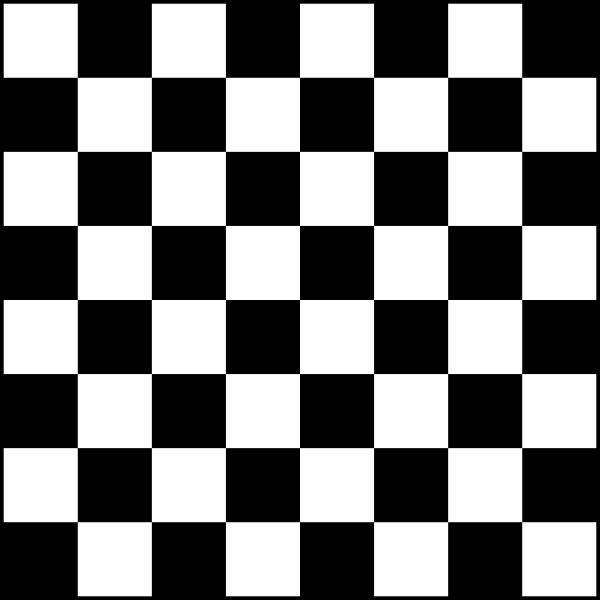
#> input picture tim-tutorial OPENCV/chessboard.png, 1200 x 1200 px, found by its file name (shown at 1/2 size)
$ python tutorial6.py
#> lines starting #> are read from the running program, lines starting #| are printed output that depends on the picture; after the words box and inside, x2 and y2 are one past the last pixel; in counts of white or black regions, pixels touching at a corner belong together
import numpy as np
import cv2

img = cv2.imread("/Users/marco/Desktop/SEMEAR/cv-codes/chessboard.png", -1)
#> img is the input picture: shape (1200, 1200, 3); min 0, max 255, mean 124.4
img = cv2.resize(img, (0,0), fx=0.75, fy=0.75)
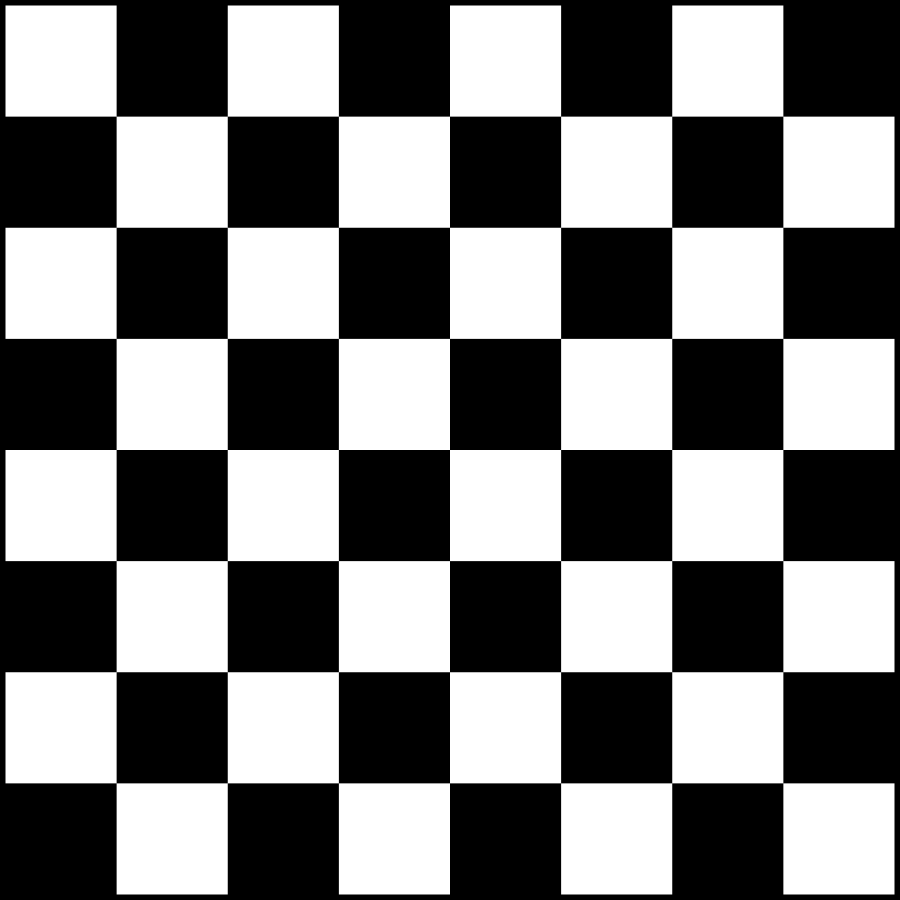
#> img: shape (900, 900, 3); min 0, max 255, mean 124.4
gray_img = cv2.cvtColor(img, cv2.COLOR_BGR2GRAY)

N = 100
corners = cv2.goodFeaturesToTrack(gray_img, N, 0.01, 10)
#> corners = 79 rows, first 8: [450, 450], [449, 561], [338, 450], [561, 449], [450, 338], [339, 560], [560, 339], [560, 560]
corners = np.int0(corners)

for corner in corners:
    x, y = corner.ravel()
    cv2.circle(img, (x,y), 10, (255,0,255), -1)
#> this loop made 79 passes
#> (x, y) on passes 1 to 12: (450, 450), (449, 561), (338, 450), (561, 449), (450, 338), (339, 560), (560, 339), (560, 560), (339, 339), (450, 672), (672, 450), (227, 450)
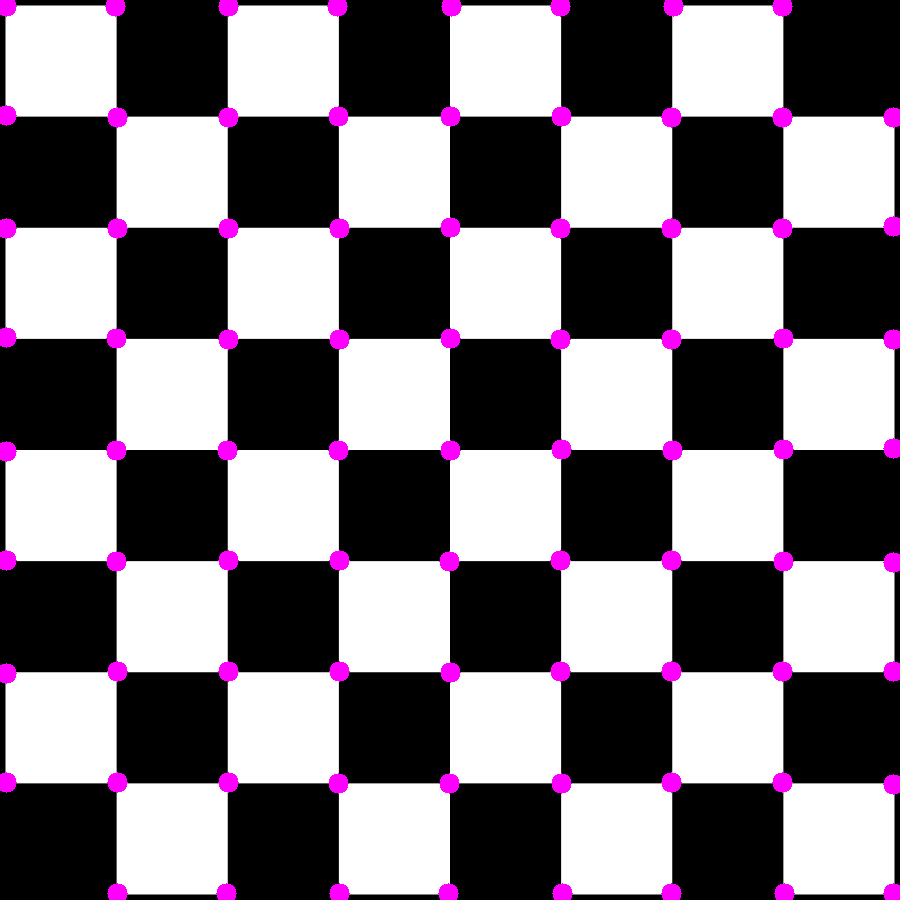
#> img: shape (900, 900, 3); 2.94% of pixels changed, all inside (x1, y1, x2, y2) = (0, 0, 900, 900)

for i in range(len(corners)):
    for j in range(i + 1, len(corners)):
        corner1 = tuple(corners[i][0])
        corner2 = tuple(corners[j][0])
        color = tuple(map(lambda x: int(x), np.random.randint(0, 255, size=3)))
        cv2.line(img, corner1, corner2, color, 3)
#> this loop made 79 passes
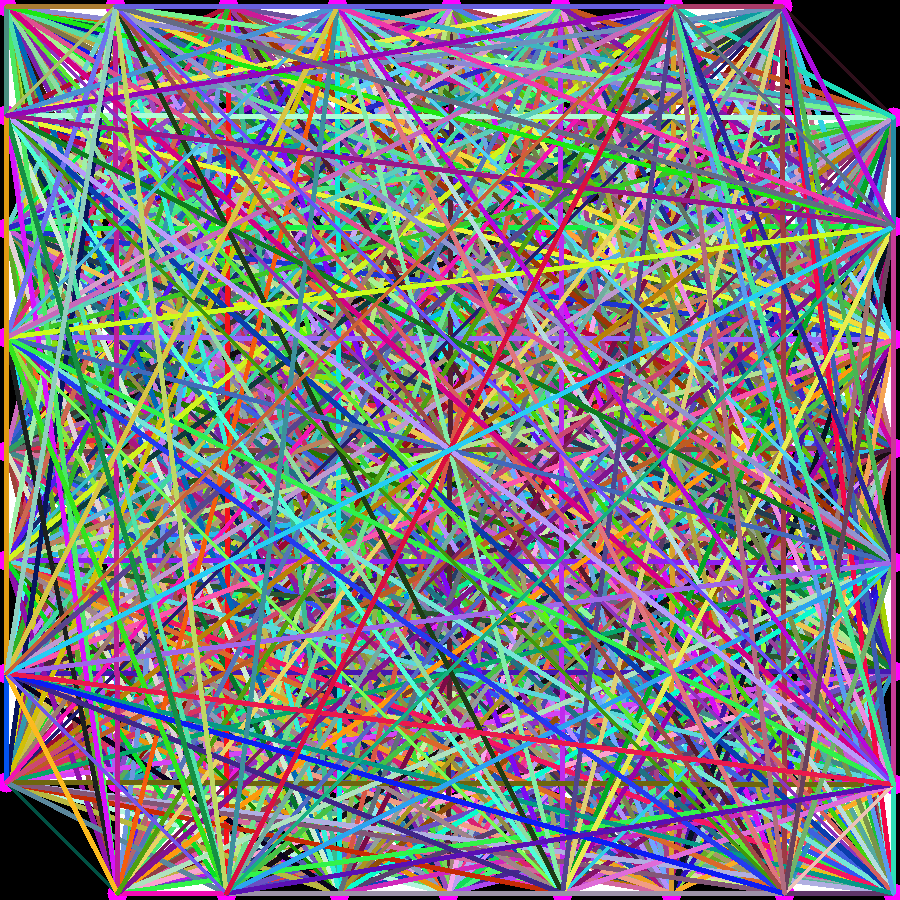
#> img: shape (900, 900, 3); mean B, G, R 127.4, 122.6, 123.7


cv2.imshow('Frame', img)
cv2.waitKey(0)
cv2.destroyAllWindows()
